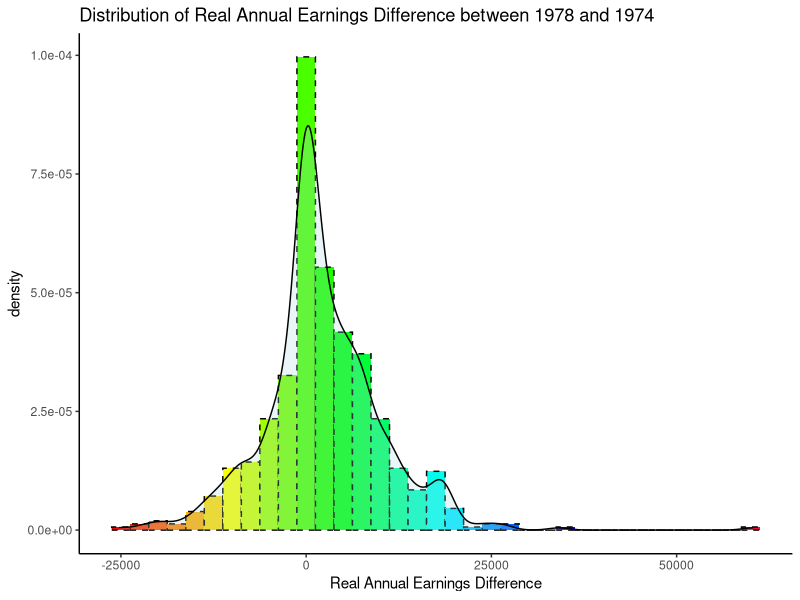
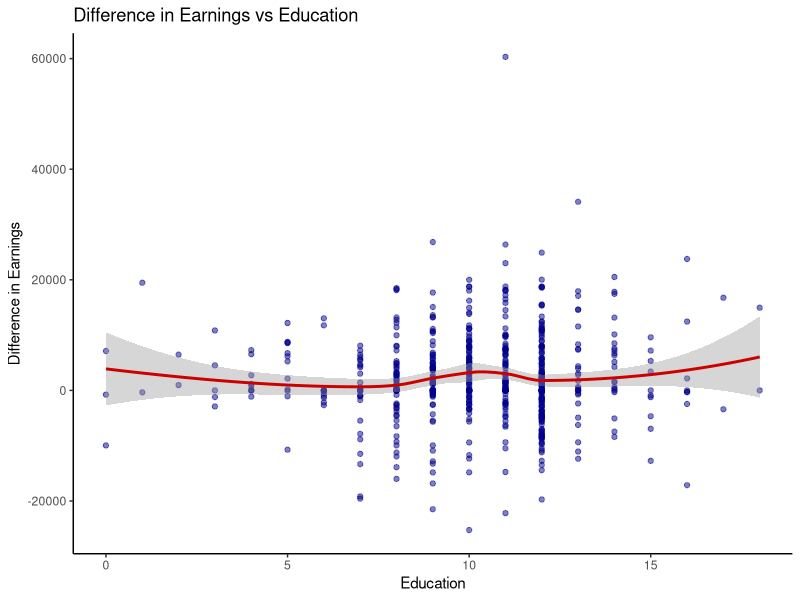
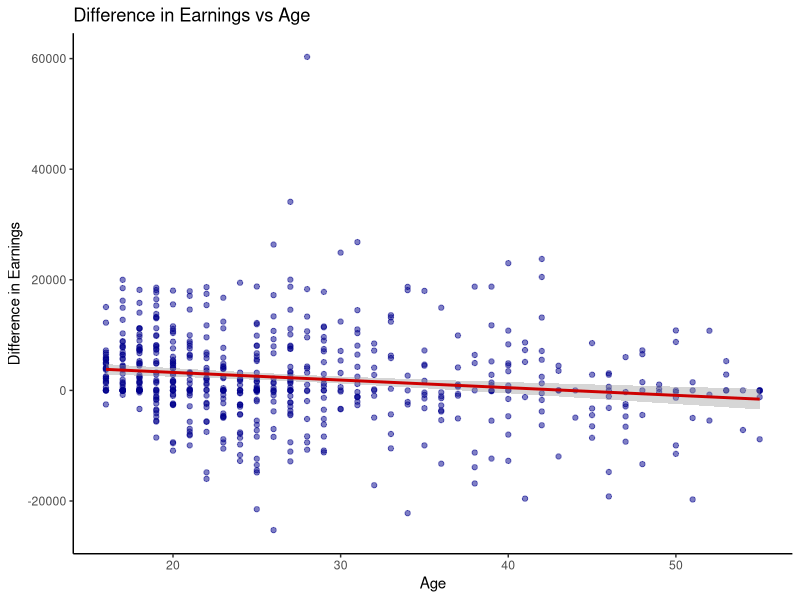
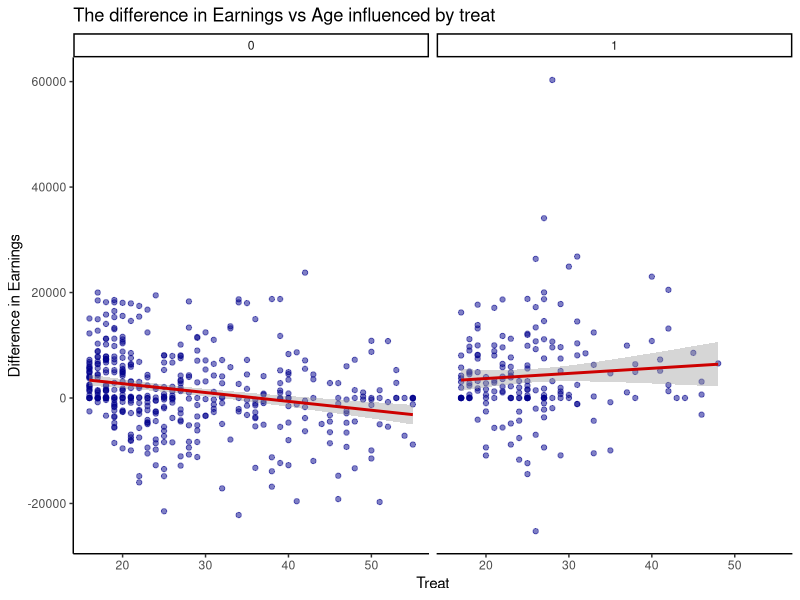
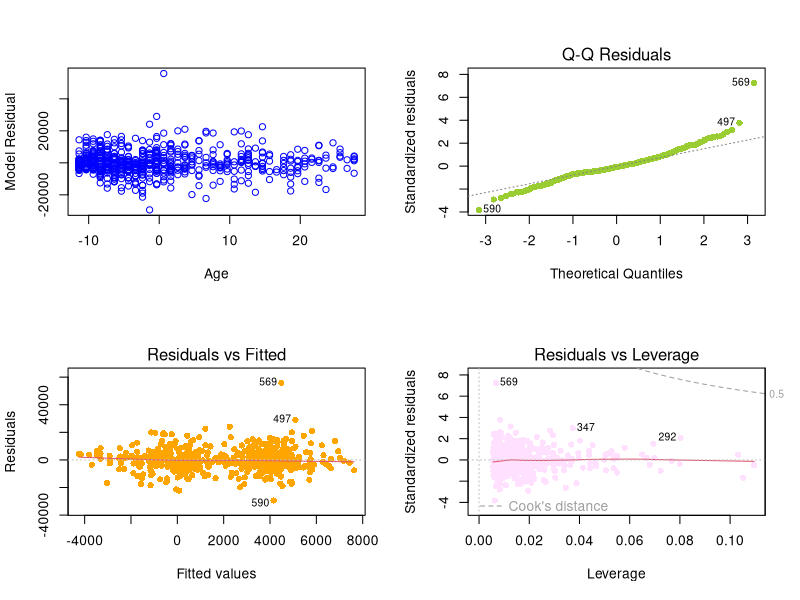
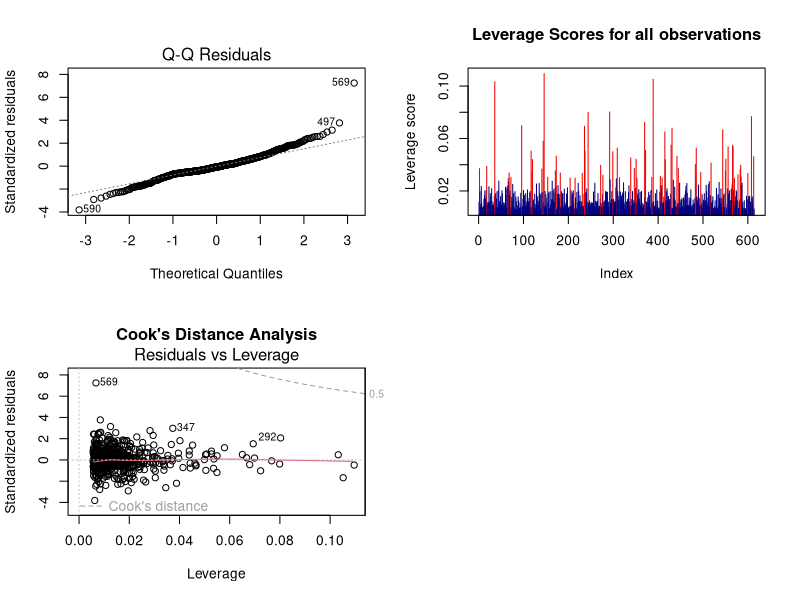
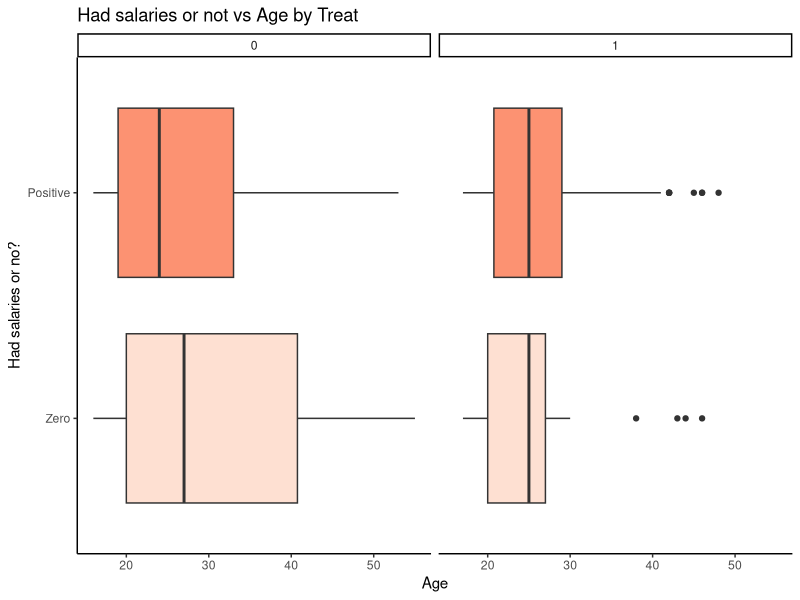
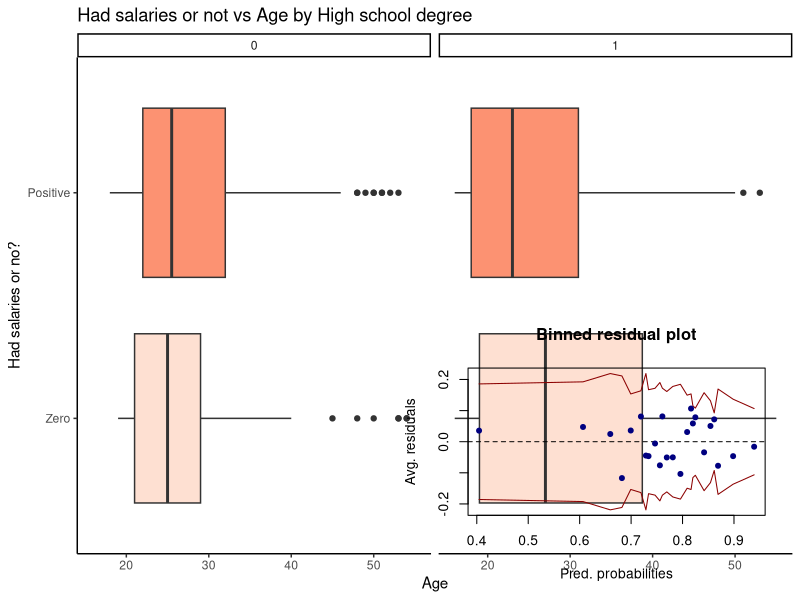

Recreate these plots in R, in order.
## ---- chunk 1

###### Clear environment and load libraries
rm(list = ls())

options(warn=-1)
options(xtable.comment = FALSE)

library(broom) 
library(ggplot2)
library(xtable)
library(rms)
library(pROC)
library(e1071)
library(caret)
require(gridExtra)
library(MASS)
library(arm)
library(dplyr)
library(tidyr)

###### Load the data
lalondedata <-
  read.table(
    "lalondedata.txt",
    header = TRUE,
    sep = ",",
    colClasses = c(
      "factor",
      "factor",
      "numeric",
      "numeric",
      "factor",
      "factor",
      "factor",
      "factor",
      "numeric",
      "numeric",
      "numeric"
    )
  )


lalondedata$diff <- lalondedata$re78 - lalondedata$re74
dim(lalondedata)
str(lalondedata)
summary(lalondedata)

lalondedata$agec <- c(scale(lalondedata$age, scale = F))
lalondedata$educc <- c(scale(lalondedata$educ, scale = F))
lalondedata$educc2 <- lalondedata$educc ^ 2

## ---- chunk 2

ggplot(lalondedata, aes(x = diff)) +
  geom_histogram(
    aes(y = ..density..),
    color = "black",
    linetype = "dashed",
    fill = rainbow(35),
    binwidth = 2500
  ) +
  geom_density(alpha = .25, fill = "lightblue") +
  scale_fill_brewer(palette = "Blues") +
  labs(title = "Distribution of Real Annual Earnings Difference between 1978 and 1974",
       x = "Real Annual Earnings Difference") +
  theme_classic() + theme(legend.position = "none")


## ---- chunk 3

# educ
ggplot(lalondedata, aes(x = educ, y = diff)) +
  geom_point(alpha = .5, colour = "blue4") +
  geom_smooth(col = "red3") +
  theme_classic() +
  labs(title = "Difference in Earnings vs Education", x = "Education",
       y = "Difference in Earnings")

ggplot(lalondedata, aes(x = age, y = diff)) +
  geom_point(alpha = .5, colour = "blue4") +
  geom_smooth(method = "lm", col = "red3") +
  theme_classic() +
  labs(title = "Difference in Earnings vs Age", x = "Age",
       y = "Difference in Earnings")

## ---- chunk 4

ggplot(lalondedata, aes(x = age, y = diff)) +
  geom_point(alpha = .5, colour = "blue4") +
  geom_smooth(method = "lm", col = "red3") +
  theme_classic() +
  labs(title = "The difference in Earnings vs Age influenced by treat", x = "Treat",
       y = "Difference in Earnings") +
  facet_wrap( ~ treat)

## ---- chunk 5

final_model <-
  lm(
    diff ~ treat + black + hispan + agec + married + treat:agec + educc + educc2
    + agec:married,
    data = lalondedata
  )

fsta <- summary(final_model)$fstatistic
model_pvalue <- pf(fsta[1],fsta[2],fsta[3],lower.tail=F)
## ---- chunk 6
xtable(final_model, 
      caption = "Coefficient-Level Estimates")

tdf <- data.frame(
    pValue = formatC(model_pvalue, format = "e", digits = 2),
    RSquare = c(round(summary(final_model)$r.squared, 2))
)

xtable(tdf, caption = "Evaluationl")

xtable(confint(final_model), caption = "Confidence Interval")

## ---- chunk 7

#plot(final_model, which=1)
#plot(final_model, which=3)
par(mfrow = c(2, 2))
p3<-plot(lalondedata$agec,final_model$residuals, col=c("blue"), xlab = "Age", ylab = "Model Residual")
p4<-plot(final_model,which=2,col=c("yellowgreen"),pch=16)
p5<-plot(final_model,which=1,col=c("orange"),pch=16)
p6<-plot(final_model,which=5,col=c("thistle1"),pch=16)

## ---- chunk 8

# Outliers
plot(final_model, which=2)

# Outliers
lev_scores <- hatvalues(final_model)
p<- 9
n <- nrow(lalondedata)
plot(lev_scores, col=ifelse(lev_scores > (2*p/n), 'red2', 'navy'), type="h", ylab="Leverage score",xlab="Index",main="Leverage Scores for all observations")

# High Influence
plot(final_model, which=5, main = "Cook's Distance Analysis")

## ---- chunk 9

xtable(tidy(vif(final_model)), caption = "VIF")

## ---- chunk 10

rm(list = ls())

lalondedata <-
  read.table(
    "lalondedata.txt",
    header = TRUE,
    sep = ",",
    colClasses = c(
      "factor",
      "factor",
      "numeric",
      "numeric",
      "factor",
      "factor",
      "factor",
      "factor",
      "numeric",
      "numeric",
      "numeric"
    )
  )

lalondedata$earn <- ifelse(lalondedata$re78 > 0, 1, 0)

lalondedata$earnf <-
  factor(
    ifelse(lalondedata$re78 > 0, 1, 0),
    levels = c(0, 1),
    labels = c("Zero", "Positive")
  )


lalondedata$agec <- lalondedata$age - mean(lalondedata$age)
lalondedata$educc <- lalondedata$educ - mean(lalondedata$educ)
lalondedata$agec2 <- lalondedata$agec ^ 2

## ---- chunk 11

ggplot(lalondedata, aes(x = earnf, y = age, fill = earnf)) +
  geom_boxplot() + coord_flip() +
  scale_fill_brewer(palette = "Reds") +
  labs(title = "Had salaries or not vs Age by Treat",
       x = "Had salaries or no?", y = "Age") +
  theme_classic() + theme(legend.position = "none") +
  facet_wrap(~ treat)

ggplot(lalondedata, aes(x = earnf, y = age, fill = earnf)) +
  geom_boxplot() + coord_flip() +
  scale_fill_brewer(palette = "Reds") +
  labs(title = "Had salaries or not vs Age by High school degree",
       x = "Had salaries or no?", y = "Age") +
  theme_classic() + theme(legend.position = "none") +
  facet_wrap(~ nodegree)

## ---- chunk 12

hispan0<-lalondedata %>%
  filter(hispan==0)
hispan1<-lalondedata %>%
  filter(hispan==1)

non_hispan_marriage <- apply(table(hispan0[,c("earnf","married")])/sum(table(hispan0[,c("earnf","married")])), 2,function(x) round(x/sum(x), 2))
hispan_marriage <- apply(table(hispan1[,c("earnf","married")])/sum(table(hispan1[,c("earnf","married")])), 2,function(x) round(x/sum(x),2))

xtable(non_hispan_marriage, caption = "Employed rate with marital status - Non Hispanic")
xtable(hispan_marriage, caption = "Employed rate with marital status - Hispanic")

## ---- chunk 13

full_model <-
  glm(
    earn ~ treat + black + agec + agec2  
           + nodegree + hispan + married 
           + nodegree:agec + hispan:married + agec:treat,
    
    data = lalondedata,
    family = binomial
  )

rawresid <- residuals(full_model,"resp")

model_sum <- summary(full_model)

## ---- chunk 14

xtable(model_sum, caption = "Coefficients")
 
model_confint <- confint(full_model)

xtable(model_confint, caption = "Confidence Interval")

tdf <- data.frame(
    NULL_deviance = round(model_sum$null.deviance, 2),
    Residual_deviance = round(model_sum$deviance, 2)
)

xtable(tdf, caption = "Deviance")

## ---- chunk 15

binnedplot(
  x = fitted(full_model),
  y = rawresid,
  xlab = "Pred. probabilities",
  col.int = "red4",
  ylab = "Avg. residuals",
  main = "Binned residual plot",
  col.pts = "navy"
)

#binnedplot(
#  x = lalondedata$agec,
#  y = rawresid,
#  xlab = "Age (Centered)",
#  col.int = "red4",
#  ylab = "Avg. residuals",
#  main = "Binned residual plot",
#  col.pts = "navy"
#)

#binnedplot(
#  x = lalondedata$educc,
#  y = rawresid,
#  xlab = "Education (Centered)",
#  col.int = "red4",
#  ylab = "Avg. residuals",
#  main = "Binned residual plot",
#  col.pts = "navy"
#)

## ---- chunk 16
xtable(tidy(vif(full_model)), caption = "VIF")
## ---- chunk 17

Conf_mat <-
  confusionMatrix(as.factor(ifelse(
    fitted(full_model) >= mean(lalondedata$earn), "1", "0"
  )),
  as.factor(lalondedata$earn), positive = "1")

                
xtable(Conf_mat$table, caption = "Confusion Matrix")

## ---- chunk 18

cutoff = "best"

roc <- roc(lalondedata$earn,
           fitted(full_model),
           plot=T,
           print.thres=cutoff,
           legacy.axes=T, 
           col="blue2")

roc_value <-coords(roc, cutoff, transpose = FALSE)
